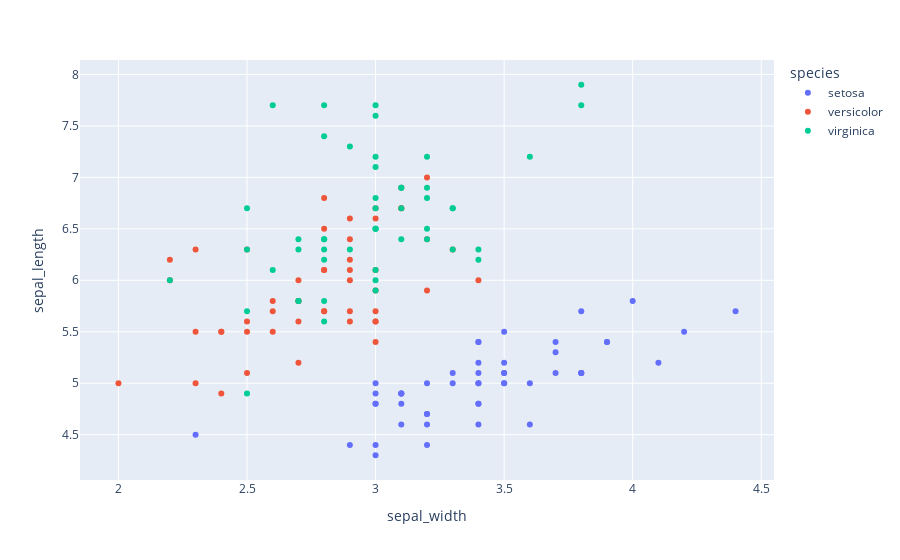

The code cell stored with this chart in its notebook:
### Code cell
fig = px.scatter(df_iris, x="sepal_width", y="sepal_length", color="species")
fig.show()

### Figure 1 — Plotly figure (JSON) as saved in the notebook; plotly's stock layout.template omitted (floating-point values rounded to 4 significant figures)
{"data": [{"hovertemplate": "species=setosa<br>sepal_width=%{x}<br>sepal_length=%{y}<extra></extra>", "legendgroup": "setosa", "marker": {"color": "#636efa", "symbol": "circle"}, "mode": "markers", "name": "setosa", "orientation": "v", "showlegend": true, "type": "scatter", "x": [3.5, 3, 3.2, 3.1, 3.6, 3.9, 3.4, 3.4, 2.9, 3.1, 3.7, 3.4, 3, 3, 4, 4.4, 3.9, 3.5, 3.8, 3.8, 3.4, 3.7, 3.6, 3.3, 3.4, 3, 3.4, 3.5, 3.4, 3.2, 3.1, 3.4, 4.1, 4.2, 3.1, 3.2, 3.5, 3.1, 3, 3.4, 3.5, 2.3, 3.2, 3.5, 3.8, 3, 3.8, 3.2, 3.7, 3.3], "xaxis": "x", "y": [5.1, 4.9, 4.7, 4.6, 5, 5.4, 4.6, 5, 4.4, 4.9, 5.4, 4.8, 4.8, 4.3, 5.8, 5.7, 5.4, 5.1, 5.7, 5.1, 5.4, 5.1, 4.6, 5.1, 4.8, 5, 5, 5.2, 5.2, 4.7, 4.8, 5.4, 5.2, 5.5, 4.9, 5, 5.5, 4.9, 4.4, 5.1, 5, 4.5, 4.4, 5, 5.1, 4.8, 5.1, 4.6, 5.3, 5], "yaxis": "y"}, {"hovertemplate": "species=versicolor<br>sepal_width=%{x}<br>sepal_length=%{y}<extra></extra>", "legendgroup": "versicolor", "marker": {"color": "#EF553B", "symbol": "circle"}, "mode": "markers", "name": "versicolor", "orientation": "v", "showlegend": true, "type": "scatter", "x": [3.2, 3.2, 3.1, 2.3, 2.8, 2.8, 3.3, 2.4, 2.9, 2.7, 2, 3, 2.2, 2.9, 2.9, 3.1, 3, 2.7, 2.2, 2.5, 3.2, 2.8, 2.5, 2.8, 2.9, 3, 2.8, 3, 2.9, 2.6, 2.4, 2.4, 2.7, 2.7, 3, 3.4, 3.1, 2.3, 3, 2.5, 2.6, 3, 2.6, 2.3, 2.7, 3, 2.9, 2.9, 2.5, 2.8], "xaxis": "x", "y": [7, 6.4, 6.9, 5.5, 6.5, 5.7, 6.3, 4.9, 6.6, 5.2, 5, 5.9, 6, 6.1, 5.6, 6.7, 5.6, 5.8, 6.2, 5.6, 5.9, 6.1, 6.3, 6.1, 6.4, 6.6, 6.8, 6.7, 6, 5.7, 5.5, 5.5, 5.8, 6, 5.4, 6, 6.7, 6.3, 5.6, 5.5, 5.5, 6.1, 5.8, 5, 5.6, 5.7, 5.7, 6.2, 5.1, 5.7], "yaxis": "y"}, {"hovertemplate": "species=virginica<br>sepal_width=%{x}<br>sepal_length=%{y}<extra></extra>", "legendgroup": "virginica", "marker": {"color": "#00cc96", "symbol": "circle"}, "mode": "markers", "name": "virginica", "orientation": "v", "showlegend": true, "type": "scatter", "x": [3.3, 2.7, 3, 2.9, 3, 3, 2.5, 2.9, 2.5, 3.6, 3.2, 2.7, 3, 2.5, 2.8, 3.2, 3, 3.8, 2.6, 2.2, 3.2, 2.8, 2.8, 2.7, 3.3, 3.2, 2.8, 3, 2.8, 3, 2.8, 3.8, 2.8, 2.8, 2.6, 3, 3.4, 3.1, 3, 3.1, 3.1, 3.1, 2.7, 3.2, 3.3, 3, 2.5, 3, 3.4, 3], "xaxis": "x", "y": [6.3, 5.8, 7.1, 6.3, 6.5, 7.6, 4.9, 7.3, 6.7, 7.2, 6.5, 6.4, 6.8, 5.7, 5.8, 6.4, 6.5, 7.7, 7.7, 6, 6.9, 5.6, 7.7, 6.3, 6.7, 7.2, 6.2, 6.1, 6.4, 7.2, 7.4, 7.9, 6.4, 6.3, 6.1, 7.7, 6.3, 6.4, 6, 6.9, 6.7, 6.9, 5.8, 6.8, 6.7, 6.7, 6.3, 6.5, 6.2, 5.9], "yaxis": "y"}], "layout": {"legend": {"title": {"text": "species"}, "tracegroupgap": 0}, "margin": {"t": 60}, "xaxis": {"anchor": "y", "domain": [0, 1], "title": {"text": "sepal_width"}}, "yaxis": {"anchor": "x", "domain": [0, 1], "title": {"text": "sepal_length"}}}}
